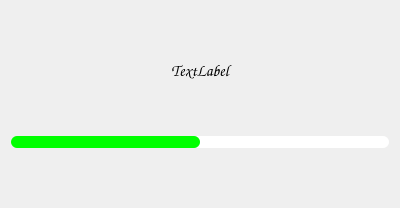
<?xml version="1.0" encoding="UTF-8"?>
<ui version="4.0">
 <class>Form</class>
 <widget class="QWidget" name="Form">
  <property name="geometry">
   <rect>
    <x>0</x>
    <y>0</y>
    <width>400</width>
    <height>208</height>
   </rect>
  </property>
  <property name="windowTitle">
   <string>Form</string>
  </property>
  <layout class="QVBoxLayout" name="verticalLayout">
   <item>
    <widget class="QLabel" name="label">
     <property name="sizePolicy">
      <sizepolicy hsizetype="Preferred" vsizetype="Fixed">
       <horstretch>0</horstretch>
       <verstretch>0</verstretch>
      </sizepolicy>
     </property>
     <property name="font">
      <font>
       <family>Comic Sans MS</family>
       <pointsize>12</pointsize>
      </font>
     </property>
     <property name="text">
      <string>TextLabel</string>
     </property>
     <property name="alignment">
      <set>Qt::AlignCenter</set>
     </property>
    </widget>
   </item>
   <item>
    <widget class="QProgressBar" name="greenprogressBar">
     <property name="styleSheet">
      <string notr="true">#greenprogressBar{
    min-height: 12px;
    max-height: 12px;
    border-radius: 6px;
}
#greenprogressBar::chunk{
    border-radius: 6px;
    background-color: #00ff00;
}</string>
     </property>
     <property name="inputMethodHints">
      <set>Qt::ImhNone</set>
     </property>
     <property name="maximum">
      <number>0</number>
     </property>
     <property name="value">
      <number>-1</number>
     </property>
    </widget>
   </item>
  </layout>
 </widget>
 <resources/>
 <connections/>
</ui>
